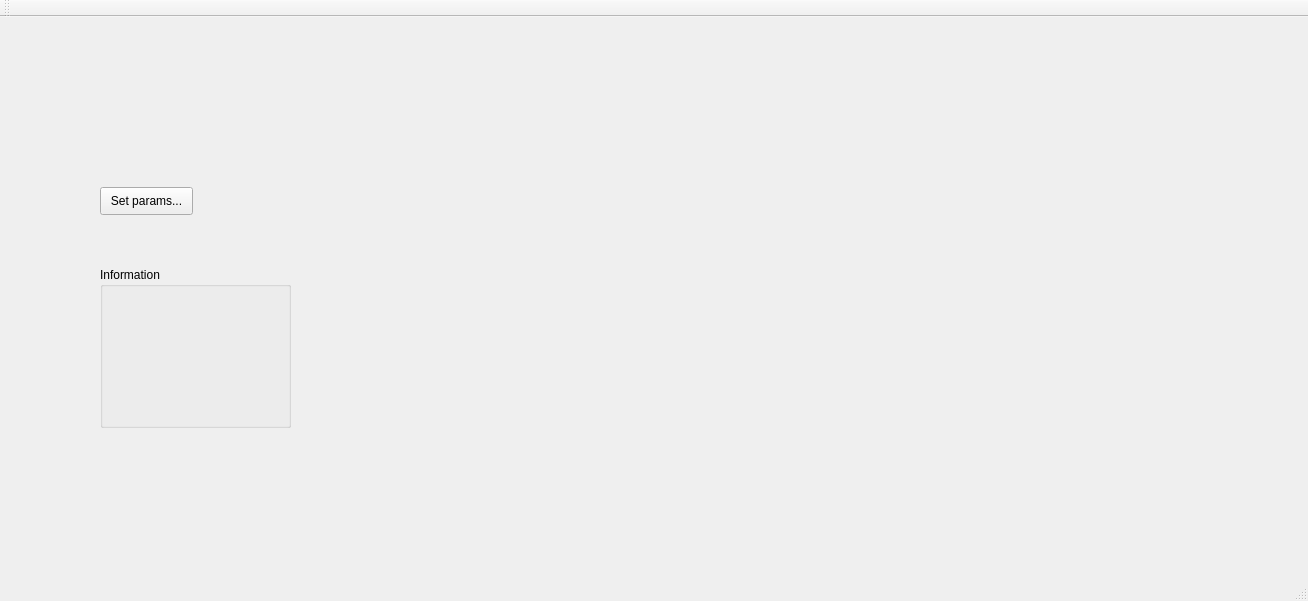
<?xml version="1.0" encoding="UTF-8"?>
<ui version="4.0">
 <class>MainWindow</class>
 <widget class="QMainWindow" name="MainWindow">
  <property name="geometry">
   <rect>
    <x>0</x>
    <y>0</y>
    <width>1308</width>
    <height>601</height>
   </rect>
  </property>
  <property name="windowTitle">
   <string>MainWindow</string>
  </property>
  <widget class="QWidget" name="centralWidget">
   <widget class="QCustomPlot" name="customPlot" native="true">
    <property name="geometry">
     <rect>
      <x>360</x>
      <y>10</y>
      <width>901</width>
      <height>541</height>
     </rect>
    </property>
   </widget>
   <widget class="QPushButton" name="pushButton">
    <property name="geometry">
     <rect>
      <x>100</x>
      <y>170</y>
      <width>93</width>
      <height>28</height>
     </rect>
    </property>
    <property name="text">
     <string>Set params...</string>
    </property>
   </widget>
   <widget class="QGroupBox" name="groupBox">
    <property name="geometry">
     <rect>
      <x>100</x>
      <y>250</y>
      <width>191</width>
      <height>161</height>
     </rect>
    </property>
    <property name="title">
     <string>Information</string>
    </property>
    <widget class="QLabel" name="informLabel1">
     <property name="geometry">
      <rect>
       <x>10</x>
       <y>20</y>
       <width>171</width>
       <height>21</height>
      </rect>
     </property>
     <property name="text">
      <string/>
     </property>
    </widget>
    <widget class="QLabel" name="informLabel2">
     <property name="geometry">
      <rect>
       <x>10</x>
       <y>70</y>
       <width>171</width>
       <height>21</height>
      </rect>
     </property>
     <property name="text">
      <string/>
     </property>
    </widget>
    <widget class="QLabel" name="informLabel3">
     <property name="geometry">
      <rect>
       <x>10</x>
       <y>120</y>
       <width>171</width>
       <height>21</height>
      </rect>
     </property>
     <property name="text">
      <string/>
     </property>
    </widget>
   </widget>
  </widget>
  <widget class="QMenuBar" name="menuBar">
   <property name="geometry">
    <rect>
     <x>0</x>
     <y>0</y>
     <width>1308</width>
     <height>21</height>
    </rect>
   </property>
  </widget>
  <widget class="QToolBar" name="mainToolBar">
   <attribute name="toolBarArea">
    <enum>TopToolBarArea</enum>
   </attribute>
   <attribute name="toolBarBreak">
    <bool>false</bool>
   </attribute>
  </widget>
  <widget class="QStatusBar" name="statusBar"/>
 </widget>
 <layoutdefault spacing="6" margin="11"/>
 <customwidgets>
  <customwidget>
   <class>QCustomPlot</class>
   <extends>QWidget</extends>
   <header location="global">../../qcustomplot.h</header>
   <container>1</container>
  </customwidget>
 </customwidgets>
 <resources/>
 <connections/>
</ui>
